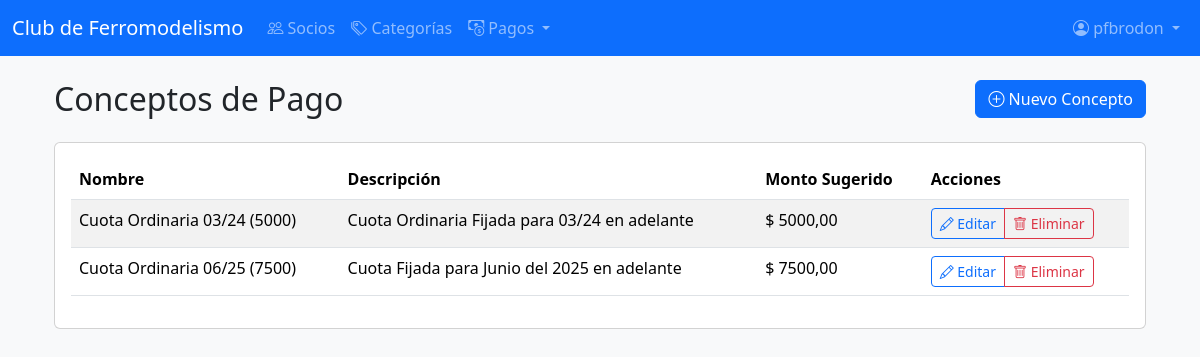
Page /socios/conceptos/ (signed in) on the committed database.
### socios/models.py (models this page shows, shortened)
class Concepto(models.Model):
    nombre = models.CharField(max_length=100, unique=True)
    descripcion = models.TextField(blank=True, null=True)
    monto_sugerido = models.DecimalField(max_digits=10, decimal_places=2, default=0)
    activo = models.BooleanField(default=True)
    class Meta:
        verbose_name = "Concepto"
        verbose_name_plural = "Conceptos"
        ordering = ['nombre']

### socios/views.py (the view)
# urls.py: path('conceptos/', ConceptoListView.as_view(), name='listar_conceptos'),
class ConceptoListView(LoginRequiredMixin, EsAdministradorMixin, ListView):
    model = Concepto
    template_name = 'socios/concepto_list.html'
    context_object_name = 'conceptos'
    login_url = 'socios:login'

### socios/views.py (called while the page is built)
    def test_func(self):
        if self.request.user.is_superuser:
            return True
        if hasattr(self.request.user, 'socio'):
            return self.request.user.socio.es_administrador
        return False

### socios/templates/socios/concepto_list.html (shortened to what this page needs)
{% extends 'base.html' %}
{% block content %}
<div class="container mt-4">
    <div class="row mb-3">
        <div class="col">
            <h2>Conceptos de Pago</h2>
        </div>
        <div class="col text-end">
            <a href="{% url 'socios:crear_concepto' %}" class="btn btn-primary">
                <i class="bi bi-plus-circle"></i> Nuevo Concepto
            </a>
        </div>
    </div>
    <div class="card">
        <div class="card-body">
            {% if object_list %}
            <div class="table-responsive">
                <table class="table table-striped table-hover">
                    <thead>
                        <tr>
                            <th>Nombre</th>
                            <th>Descripción</th>
                            <th>Monto Sugerido</th>
                            <th>Acciones</th>
                        </tr>
                    </thead>
                    <tbody>
                        {% for concepto in object_list %}
                        <tr>
                            <td>{{ concepto.nombre }}</td>
                            <td>{{ concepto.descripcion|default:"-" }}</td>
                            <td>$ {{ concepto.monto_sugerido }}</td>
                            <td>
                                <div class="btn-group" role="group">
                                    <a href="{% url 'socios:editar_concepto' concepto.id %}" class="btn btn-sm btn-outline-primary">
                                        <i class="bi bi-pencil"></i> Editar
                                    </a>
                                    <a href="{% url 'socios:eliminar_concepto' concepto.id %}" class="btn btn-sm btn-outline-danger">
                                        <i class="bi bi-trash"></i> Eliminar
                                    </a>
                                </div>
                            </td>
                        </tr>
                        {% endfor %}
                    </tbody>
                </table>
            </div>
            {% else %}
            <div class="alert alert-info">
                No hay conceptos registrados. <a href="{% url 'socios:crear_concepto' %}">Crear un nuevo concepto</a>.
            </div>
            {% endif %}
        </div>
    </div>
</div>
{% endblock %}

### socios/templates/base.html (shortened to what this page needs)
<!DOCTYPE html>
<html lang="es">
<head>
        <link href="https://cdn.jsdelivr.net/npm/bootstrap@5.3.2/dist/css/bootstrap.min.css" rel="stylesheet">
        <link rel="stylesheet" href="https://cdn.jsdelivr.net/npm/bootstrap-icons@1.10.0/font/bootstrap-icons.css">
</head>
<body class="bg-light">
        <nav class="navbar navbar-expand-lg navbar-dark bg-primary mb-4">
            <div class="container-fluid">
                <a class="navbar-brand" href="/">Club de Ferromodelismo</a>
                <div class="collapse navbar-collapse" id="navbarNav">
                    <ul class="navbar-nav me-auto mb-2 mb-lg-0">
                        {% if user.is_authenticated %}
                            {% if user.is_superuser or user.socio.es_administrador %}
                                <li class="nav-item">
                                    <a class="nav-link" href="{% url 'socios:listar' %}">
                                        <i class="bi bi-people"></i> Socios
                                    </a>
                                </li>
                                <li class="nav-item">
                                    <a class="nav-link" href="{% url 'socios:listar_categorias' %}">
                                        <i class="bi bi-tags"></i> Categorías
                                    </a>
                                </li>
                                <li class="nav-item dropdown">
                                    <a class="nav-link dropdown-toggle" href="#" id="navbarDropdown" role="button" data-bs-toggle="dropdown" aria-expanded="false">
                                        <i class="bi bi-cash-coin"></i> Pagos
                                    </a>
                                </li>
                            {% else %}
                                <li class="nav-item">
                                    <a class="nav-link" href="{% url 'socios:mi_perfil' %}">
                                        <i class="bi bi-person-circle"></i> Mi Perfil
                                    </a>
                                </li>
                            {% endif %}
                        {% endif %}
                    </ul>
                    <ul class="navbar-nav ms-auto">
                        {% if user.is_authenticated %}
                            <li class="nav-item dropdown">
                                <a class="nav-link dropdown-toggle" href="#" id="userDropdown" role="button" data-bs-toggle="dropdown" aria-expanded="false">
                                    <i class="bi bi-person-circle"></i>
                                    {% if user.socio %}
                                        {{ user.socio.nombre }} {{ user.socio.apellido }}
                                    {% else %}
                                        {{ user.username }}
                                    {% endif %}
                                </a>
                            </li>
                        {% endif %}
                    </ul>
                </div>
            </div>
        </nav>
        <div class="container">
            {% block content %}{% endblock %}
        </div>
</body>
</html>

### rows in the picture
Concepto: nombre "Cuota Ordinaria 03/24 (5000)", descripcion "Cuota Ordinaria Fijada para 03/24 en adelante", monto_sugerido "5000,00"
Concepto: nombre "Cuota Ordinaria 06/25 (7500)", descripcion "Cuota Fijada para Junio del 2025 en adelante", monto_sugerido "7500,00"

### other values in the picture
{{ user.username }} "pfbrodon"
